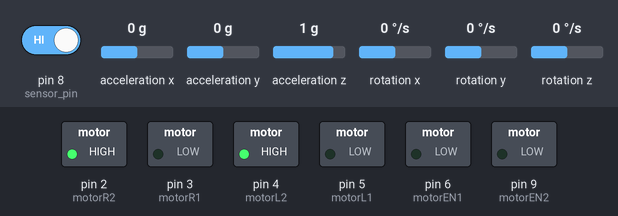
This sketch was run on a simulated Arduino Uno, built with avr-gcc and run on an emulated ATmega328P. On the bench: switched loads named in the sketch (green lamp = pin HIGH). Wiring (inferred from the names in the program): MPU-6050 motion sensor at I2C address 0x68. Inputs (shaded band) come from the test bench; at power-on: pin 8 (sensor_pin) HIGH, rotation z 0 °/s, acceleration x 0 g, acceleration y 0 g, acceleration z 1 g, rotation x 0 °/s, rotation y 0 °/s. What the sketch prints to the serial monitor is not drawn.

Above: at 4.6 s.
4.7 s: pin 8 (sensor_pin) driven LOW
6.2 s: rotation z set to -192 °/s
At 6.7 s:
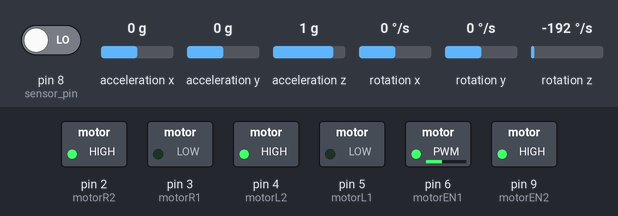
7.7 s: rotation z set to 89 °/s
10.7 s: rotation z set to 102 °/s
At 11.6 s:
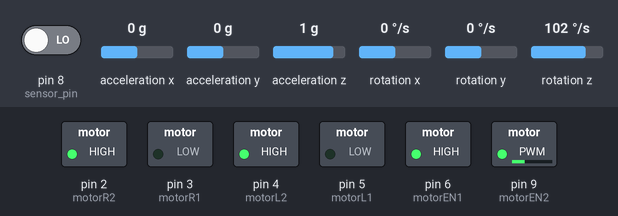
12.4 s: rotation z set to -48 °/s
15.4 s: rotation z set to -56 °/s
Timing chart, 0 to 18.0 s (numbered marks = the images above; inputs shaded):
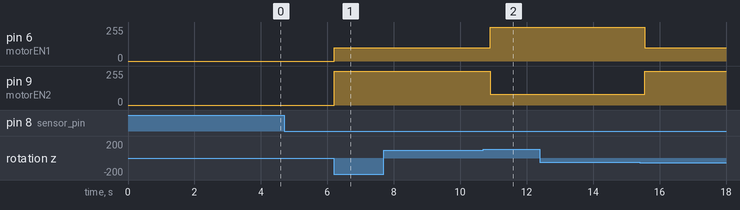

Measured:
- the behaviour switches between 96 and 97 °/s on rotation z (found by bisection; images 1 and 2)
- after the input at 6.2 s, pin 6 (motorEN1): 0/255 → 100/255 at once; pin 9 (motorEN2): 0/255 → 255/255 at once

The sketch:

MPU_NAVIGATION_CAR_IN_A_SQUARE_PATH.ino
```cpp
// Motor control pin definitions
#define motorR1     3   // Right motor forward
#define motorR2     2   // Right motor backward
#define motorL1     5   // Left motor forward
#define motorL2     4   // Left motor backward
#define motorEN1    6   // Right motor speed (PWM)
#define motorEN2    9   // Left motor speed (PWM)
#define sensor_pin  8   // Sensor pin (possibly an encoder or distance sensor)

// Include the Wire library for I2C communication
#include <Wire.h>

// MPU6050 sensor I2C address
const int MPU = 0x68;

// Variables to store accelerometer and gyroscope data
float AccX, AccY, AccZ;
float GyroX, GyroY, GyroZ;
float accAngleX, accAngleY, gyroAngleX, gyroAngleY, gyroAngleZ;
float roll, pitch, yaw;

// Error variables for sensor calibration
float AccErrorX = 0, AccErrorY = 0, GyroErrorX = 0, GyroErrorY = 0, GyroErrorZ = 0;

// Variables for timing and distance tracking
float elapsedTime, currentTime, previousTime, value;
int counter = 0;
int steps = 0;
float distance, distance1, distance2;
float reqDistance1 = 1, reqDistance2 = 2.5, reqDistance3 = 3.7, reqDistance4 = 5; // Required distances for each phase of movement

// Function declarations for movement and turning logic
void drive_straight(float yaw);
void first_turn_left(float yaw);
void second_turn_left(float yaw);
void third_turn_left(float yaw);
void stop_motors(void);

void setup()
{
    // Set motor control pins as outputs
    pinMode(motorR1, OUTPUT);
    pinMode(motorR2, OUTPUT);
    pinMode(motorL1, OUTPUT);
    pinMode(motorL2, OUTPUT);
    pinMode(motorEN1, OUTPUT);
    pinMode(motorEN2, OUTPUT);

    // Set sensor pin as input with pull-up resistor
    pinMode(sensor_pin, INPUT_PULLUP);

    // Initialize motors (set both motors to rotate backward by default)
    digitalWrite(motorR1, LOW);
    digitalWrite(motorR2, HIGH);
    digitalWrite(motorL1, LOW);
    digitalWrite(motorL2, HIGH);

    // Initialize serial communication for debugging
    Serial.begin(115200);

    // Initialize the MPU6050
    Wire.begin();
    Wire.beginTransmission(MPU);       // Start communication with MPU6050 (0x68 is the address)
    Wire.write(0x6B);                  // Access the power management register
    Wire.write(0x00);                  // Wake up the MPU6050 by clearing the sleep mode bit
    Wire.endTransmission(true);

    // Calculate IMU errors for more accurate readings
    calculate_IMU_error();

    // Small delay to ensure sensor is stable
    delay(3000);
}

void loop()
{
    // If the sensor pin is triggered (e.g., by an encoder)
    if(digitalRead(sensor_pin))
    {
        // Increment the step count and calculate distances
        steps = steps + 1;
        while(digitalRead(sensor_pin));  // Wait until the sensor pin is released
        distance1 = steps / 90.0;        // Convert steps to distance (adjust based on your system)
        distance2 = steps / 90.0;
        distance = steps / 90.0;
        Serial.print(steps);
        Serial.print(" - ");
        Serial.println(distance2);       // Print step count and distance for debugging
    }

    // Read accelerometer data
    Wire.beginTransmission(MPU);
    Wire.write(0x3B);                    // Start with the ACCEL_XOUT_H register
    Wire.endTransmission(false);
    Wire.requestFrom(MPU, 6, true);       // Request 6 registers (2 per axis for X, Y, Z)
    AccX = (Wire.read() << 8 | Wire.read()) / 16384.0;  // X-axis value
    AccY = (Wire.read() << 8 | Wire.read()) / 16384.0;  // Y-axis value
    AccZ = (Wire.read() << 8 | Wire.read()) / 16384.0;  // Z-axis value

    // Calculate roll and pitch from accelerometer data
    accAngleX = (atan(AccY / sqrt(pow(AccX, 2) + pow(AccZ, 2))) * 180 / PI) - abs(AccErrorX);
    accAngleY = (atan(-1 * AccX / sqrt(pow(AccY, 2) + pow(AccZ, 2))) * 180 / PI) - abs(AccErrorY);

    // Read gyroscope data
    previousTime = currentTime;
    currentTime = millis();              // Update the current time
    elapsedTime = (currentTime - previousTime) / 1000;  // Time in seconds since last update

    Wire.beginTransmission(MPU);
    Wire.write(0x43);                    // Start with the GYRO_XOUT_H register
    Wire.endTransmission(false);
    Wire.requestFrom(MPU, 6, true);      // Request 6 registers (2 per axis for X, Y, Z)
    GyroX = (Wire.read() << 8 | Wire.read()) / 131.0;   // X-axis value
    GyroY = (Wire.read() << 8 | Wire.read()) / 131.0;   // Y-axis value
    GyroZ = (Wire.read() << 8 | Wire.read()) / 131.0;   // Z-axis value

    // Apply error correction to gyroscope data
    GyroX = GyroX - abs(GyroErrorX);
    GyroY = GyroY - abs(GyroErrorY);
    GyroZ = GyroZ - abs(GyroErrorZ);

    // Calculate angular changes (in degrees) based on gyroscope data and elapsed time
    gyroAngleX = gyroAngleX + GyroX * elapsedTime;
    gyroAngleY = gyroAngleY + GyroY * elapsedTime;
    yaw =  yaw + GyroZ * elapsedTime;

    // Use a complementary filter to combine accelerometer and gyroscope readings for better accuracy
    roll = 0.96 * gyroAngleX + 0.04 * accAngleX;
    pitch = 0.96 * gyroAngleY + 0.04 * accAngleY;

    // Print roll, pitch, yaw, and distances for debugging
    Serial.print(roll);
    Serial.print("/");
    Serial.print(pitch);
    Serial.print("/");
    Serial.print(yaw);
    Serial.print("/");
    Serial.print(distance1);
    Serial.print("/");
    Serial.println(distance2);

    // Call the first turn function to start navigation
    first_turn_left(yaw);
}

// Function to drive straight, adjusting motor speeds based on yaw correction
void drive_straight(float yaw){
    if(yaw > 0){
        // If yaw is positive (turning right), slow down the right motor and speed up the left motor
        analogWrite(motorEN1, 255);
        analogWrite(motorEN2, 80);
    }
    else if(yaw < 0){
        // If yaw is negative (turning left), slow down the left motor and speed up the right motor
        analogWrite(motorEN1, 100);
        analogWrite(motorEN2, 255);
    }
}

// Function for the first left turn based on distance and yaw
void first_turn_left(float yaw){
    if(distance1 < reqDistance1){
        drive_straight(yaw);  // Drive straight until reaching the first required distance
    }else if(distance1 >= reqDistance1 && yaw < 85){
        analogWrite(motorEN1, 0);        // Stop the right motor and turn left
        analogWrite(motorEN2, 180);      // Left motor continues
    }else{
        second_turn_left(yaw);           // Proceed to the next turn phase
    }
}

// Function for the second left turn
void second_turn_left(float yaw){
    if(distance2 < reqDistance2){
        drive_straight(yaw - 85);        // Continue driving straight after the first turn
    }else if(distance2 >= reqDistance2 && yaw < 175){
        analogWrite(motorEN1, 0);        // Stop the right motor and turn left again
        analogWrite(motorEN2, 180);      // Continue left motor
    }else{
        third_turn_left(yaw);            // Proceed to the third turn phase
    }
}

// Function for the third left turn
void third_turn_left(float yaw){
    if(distance < reqDistance3){
        drive_straight(yaw - 175);       // Drive straight again after the second turn
    }else if(distance >= reqDistance3 && yaw < 265){
        analogWrite(motorEN1, 0);        // Another left turn
        analogWrite(motorEN2, 180);
    }else{
        if(distance < reqDistance4){
            drive_straight(yaw - 265);   // Continue driving straight after the third turn
        }else if(distance >= reqDistance4){
            stop_motors();               // Stop motors after reaching the final distance
        }
    }
}

// Function to stop the motors
void stop_motors(void){
  digitalWrite(motorR1, HIGH);
  digitalWrite(motorR2, HIGH);
  digitalWrite(motorL1, HIGH);
  digitalWrite(motorL2, HIGH);
  analogWrite(motorEN1, 0);
  analogWrite(motorEN2, 0);
}

// Function to calculate IMU sensor errors for calibration
void calculate_IMU_error() {
    // Initialize variables to accumulate errors
    int c = 0;
    while (c < 200) {
        // Read accelerometer data
        Wire.beginTransmission(MPU);
        Wire.write(0x3B);               // Starting with ACCEL_XOUT_H register
        Wire.endTransmission(false);
        Wire.requestFrom(MPU, 6, true);
        AccX = (Wire.read() << 8 | Wire.read()) / 16384.0;
        AccY = (Wire.read() << 8 | Wire.read()) / 16384.0;
        AccZ = (Wire.read() << 8 | Wire.read()) / 16384.0;

        // Sum up the errors
        AccErrorX = AccErrorX + ((atan((AccY) / sqrt(pow(AccX, 2) + pow(AccZ, 2))) * 180 / PI));
        AccErrorY = AccErrorY + ((atan(-1 * (AccX) / sqrt(pow(AccY, 2) + pow(AccZ, 2))) * 180 / PI));

        // Read gyroscope data
        Wire.beginTransmission(MPU);
        Wire.write(0x43);               // Starting with GYRO_XOUT_H register
        Wire.endTransmission(false);
        Wire.requestFrom(MPU, 6, true);
        GyroX = (Wire.read() << 8 | Wire.read()) / 131.0;
        GyroY = (Wire.read() << 8 | Wire.read()) / 131.0;
        GyroZ = (Wire.read() << 8 | Wire.read()) / 131.0;

        // Sum up the gyroscope errors
        GyroErrorX = GyroErrorX + GyroX;
        GyroErrorY = GyroErrorY + GyroY;
        GyroErrorZ = GyroErrorZ + GyroZ;
        c++;
    }

    // Average the accumulated errors
    AccErrorX = AccErrorX / 200;
    AccErrorY = AccErrorY / 200;
    GyroErrorX = GyroErrorX / 200;
    GyroErrorY = GyroErrorY / 200;
    GyroErrorZ = GyroErrorZ / 200;
}
```
